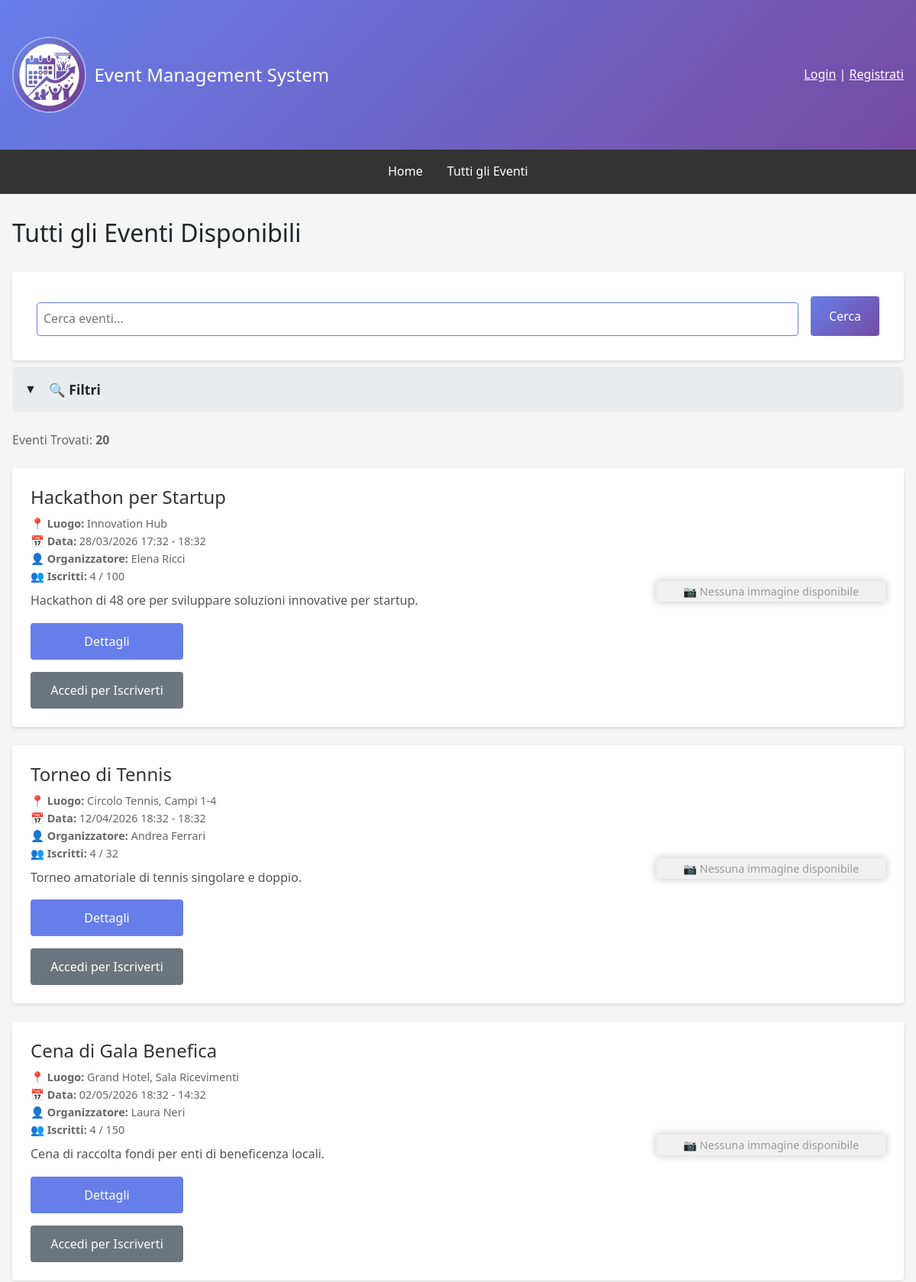
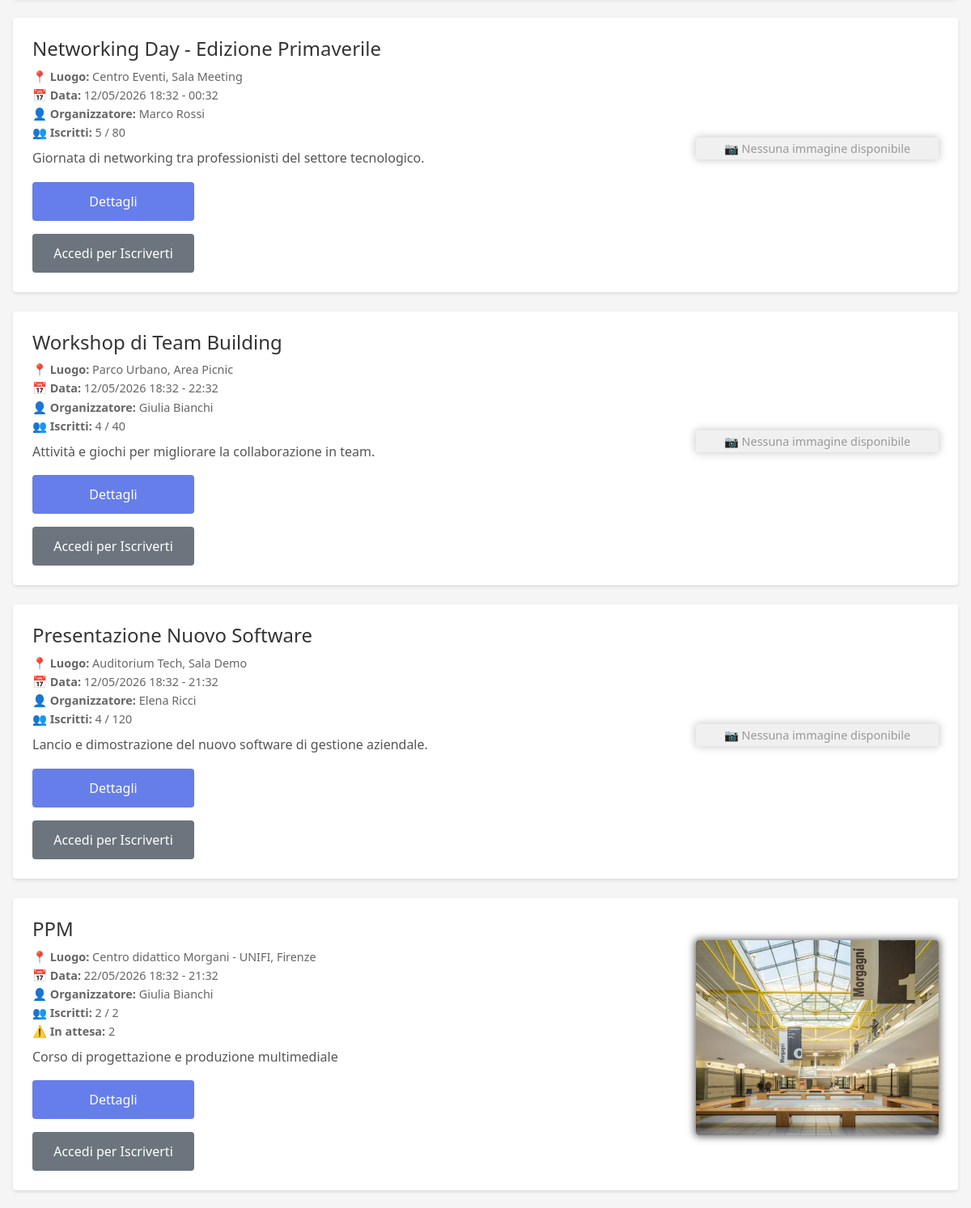
Screenshot of /events/ (upper part) with the database file from the repository (2 pictures, top to bottom).
### events/models.py (models this page shows, shortened)
class Event(models.Model):
    STATUS_CHOICES = [('draft', 'Bozza'), ('published', 'Pubblicato'), ('ongoing', 'In Corso'), ('completed', 'Completato'), ('cancelled', 'Annullato')]
    title = models.CharField(max_length=200, verbose_name='Titolo')
    description = models.TextField(verbose_name='Descrizione')
    organizer = models.ForeignKey(User, on_delete=models.CASCADE, related_name='organized_events', verbose_name='Organizzatore')
    location = models.CharField(max_length=255, verbose_name='Luogo')
    start_date = models.DateTimeField(verbose_name='Data e Ora Inizio')
    end_date = models.DateTimeField(verbose_name='Data e Ora Fine')
    max_attendees = models.IntegerField(null=True, blank=True, verbose_name='Numero Massimo Partecipanti')
    image = models.ImageField(upload_to='event_images/', blank=True, null=True, verbose_name='Immagine')
    status = models.CharField(max_length=15, choices=STATUS_CHOICES, default='draft', verbose_name='Stato')
    created_at = models.DateTimeField(auto_now_add=True)
    updated_at = models.DateTimeField(auto_now=True)
    deleted_at = models.DateTimeField(null=True, blank=True, verbose_name='Eliminato il')
    class Meta:
        ordering = ['-start_date']
        permissions = [('can_create_event', 'Può creare eventi'), ('can_edit_own_events', 'Può modificare i propri eventi'), ('can_delete_own_events', 'Può eliminare i propri eventi'), ('can_view_attendees', 'Può visualizzare la lista dei partecipanti')]
    @property
    def get_confirmed_attendees_count(self):
        return self.eventregistration_set.filter(status='confirmed').count()
    def get_pending_attendees_count(self):
        return self.eventregistration_set.filter(status='pending').count()

### events/views.py (the view, shortened to what this page needs)
# urls.py: path('', views.EventListView.as_view(), name='event_list'),
class EventListView(ListView):
    model = Event
    template_name = 'events/event_list.html'
    context_object_name = 'events'
    paginate_by = 10
    def get_queryset(self):
        queryset = Event.objects.filter(status='published', deleted_at__isnull=True).order_by('start_date')
        query = self.request.GET.get('q')
        if query:
            queryset = queryset.filter(Q(title__icontains=query) | Q(description__icontains=query) | Q(location__icontains=query))
            query = self.request.GET.get('q')
        organizer_name = self.request.GET.get('organizer_name')
        if organizer_name:
            queryset = queryset.filter(
                Q(organizer__username__icontains=organizer_name)|
                Q(organizer__first_name__icontains=organizer_name) |
                Q(organizer__last_name__icontains=organizer_name)
            )
        start_date_from = self.request.GET.get('start_date_from')
        if start_date_from:
            try:
                start_date_from = datetime.strptime(start_date_from, '%d/%m/%Y').date()
                queryset = queryset.filter(start_date__date__gte=start_date_from)
            except ValueError:
                pass
        start_date_to = self.request.GET.get('start_date_to')
        if start_date_to:
            try:
                start_date_to = datetime.strptime(start_date_to, '%d/%m/%Y').date()
                queryset = queryset.filter(start_date__date__lte=start_date_to)
            except ValueError:
                pass
        date_filter = self.request.GET.get('date_filter')
        if date_filter == 'today':
            today = timezone.now().date()
            queryset = queryset.filter(start_date__date=today)
        elif date_filter == 'upcoming':
            queryset = queryset.filter(start_date__gte=timezone.now())
        elif date_filter == 'past':
            queryset = queryset.filter(start_date__lt=timezone.now())
        organizer_filter = self.request.GET.get('organizer')
        if organizer_filter:
            queryset = queryset.filter(organizer__username=organizer_filter)
        return queryset
    def get_context_data(self, **kwargs):
        context = super().get_context_data(**kwargs)
        context['total_events'] = Event.objects.filter(status='published').count()
        context['current_query'] = self.request.GET.get('q', '')
        context['current_date_filter'] = self.request.GET.get('date_filter', '')
        context['current_organizer'] = self.request.GET.get('organizer', '')
        context['current_organizer_name'] = self.request.GET.get('organizer_name', '')
        context['current_start_date_from'] = self.request.GET.get('start_date_from', '')
        context['current_start_date_to'] = self.request.GET.get('start_date_to', '')
        organizers_dict = {}
        organizers_data = Event.objects.filter(
            status='published',
            deleted_at__isnull=True
        ).values_list('organizer__username', 'organizer__first_name', 'organizer__last_name')
        for username, first_name, last_name in organizers_data:
            if username not in organizers_dict:  # Rimuove i duplicati manualmente
                full_name = f"{first_name} {last_name}".strip()
                organizers_dict[username] = {
                    'username': username,
                    'full_name': full_name if full_name else username
                }
        context['organizers'] = sorted(organizers_dict.values(), key=lambda x: x['full_name'])
        return context

### templates/events/event_list.html (shortened to what this page needs)
{% extends 'base.html' %}
{% load custom_filters %}
{% block content %}
<h2>Tutti gli Eventi Disponibili</h2>
<div>
<form method="get" class="search-form" style="margin-bottom: 0.5rem;">
    <input type="text" name="q" placeholder="Cerca eventi..." value="{{ request.GET.q }}" aria-label="Cerca eventi">
    <button type="submit" class="btn" style="background: linear-gradient(135deg, #667eea 0%, #764ba2 100%);">Cerca</button>
</form>
<div style="margin-bottom: 1.5rem; background: #e9ecef; border-radius: 8px; overflow: hidden;">
    <div style="padding: 1rem; background: #e9ecef; cursor: pointer;" onclick="toggleFilters()">
        <div style="display: flex; gap: 1rem; align-items: center;">
            <span id="toggleIcon">▼</span>
            <strong style="font-size: 1.1rem;">🔍 Filtri</strong>
        </div>
    </div>
</div>
</div>
<p style="
color: #666; margin-bottom: 1.5rem;">
    Eventi Trovati:
    <strong>
        {% if events %}
            {% if paginator and paginator.count > events|length %}
                {{ paginator.count }}
            {% else %}
                {{ events|length }}
            {% endif %}
        {% else %}
            Nessun evento trovato
        {% endif %}
    </strong>
</p>
{% if events %}
    {% for event in events %}
        <div class="event-card">
            <div class="event-content">
                <h3 class="event-title">{{ event.title }}</h3>
                <div class="event-meta">
                    <strong>📍 Luogo:</strong> {{ event.location }}<br>
                    <strong>📅 Data:</strong> {{ event.start_date|date:"d/m/Y H:i" }} - {{ event.end_date|date:"H:i" }}<br>
                    <strong>👤 Organizzatore:</strong> {{ event.organizer.get_full_name|default:event.organizer.username }}<br>
                    <strong>👥 Iscritti:</strong> {{ event.get_confirmed_attendees_count }}{% if event.max_attendees %} / {{ event.max_attendees }}{% endif %}<br>
                    {% if event.get_pending_attendees_count > 0 %}<strong>⚠️ In attesa:</strong> {{ event.get_pending_attendees_count }}{% endif %}
                </div>
                <p class="event-description">{{ event.description|truncatewords:30 }}</p>
                <div style="display: flex; gap: 1rem; flex-wrap: wrap;" class="event-card-buttons">
                    <a href="{% url 'events:event_detail' event.pk %}" class="btn">Dettagli</a>
                    {% if request.user.is_authenticated %}
                        {% if not request.user.is_staff %}
                            {% with status=user_registrations_status|get_item:event.pk %}
                            {% if event.pk in registered_events and status != 'cancelled' %}
                                <a href="{% url 'events:event_unregister_confirm' event.pk %}?next={{ request.path }}" class="btn btn-success">✓ Iscritto</a>
                            {% else %}
                                <a href="{% url 'events:event_register' event.pk %}" class="btn btn-secondary" id="subscription-section">Iscriviti</a>
                            {% endif %}
                            {% endwith %}
                        {% endif %}
                    {% else %}
                        <a href="{% url 'users:login' %}" class="btn btn-secondary">Accedi per Iscriverti</a>
                    {% endif %}
                </div>
            </div>
            {% if event.image %}
                <div class="event-thumbnail">
                    <img src="{{ event.image.url }}" alt="{{ event.title }}" style="width: 100%; height: auto; margin-bottom: 1rem; border-radius: 4px; box-shadow: 0 0 10px 2px dimgray">
                </div>
            {% else %}
                <div class="no-image" style="text-align: center; margin-bottom: 1rem; padding: 2px; border-radius: 4px; box-shadow: 0 0 10px 2px lightgray">
                    <span>📷 Nessuna immagine disponibile</span>
                </div>
            {% endif %}
        </div>
    {% endfor %}
{% else %}
    <p style="text-align: center; padding: 2rem; color: #666;">Nessun evento disponibile.</p>
{% endif %}
{% endblock %}

### templates/base.html (shortened to what this page needs)
{% load static %}
<!DOCTYPE html>
<html lang="it">
<head>
    <link href="https://cdn.jsdelivr.net/npm/bootstrap@5.3.0/dist/css/bootstrap.min.css" rel="stylesheet">
</head>
<body>
    <header>
        <div class="container">
            <div class="header-content">
                <div class="header-logo">
                    <a href="{% url 'home' %}" style="text-decoration: none; color: inherit; display: flex; align-items: center; gap: 10px;">
                        <img src="{% static 'favicon.ico' %}" alt="Event Management System Logo">
                        <h1>Event Management System</h1>
                    </a>
                </div>
                <div class="user-info">
                    {% if user.is_authenticated %}
                        <span>Benvenuto, {{ user.first_name|default:user.username }}!</span>
                        <a href="{% url 'users:profile' %}" style="color: white; text-decoration: underline;">Profilo</a> |
                        <form method="post" action="{% url 'users:logout' %}" style="display: inline; margin: 0; padding: 0; background: none; border:none; outline: none; box-shadow: none;">
                            {% csrf_token %}
                            <button type="submit" style="background: none; border: none; color: white; text-decoration: underline; cursor: pointer; padding: 0; font: inherit; outline: none; box-shadow: none;">
                                Logout
                            </button>
                        </form>
                    {% else %}
                        <a href="{% url 'users:login' %}" style="color: white; text-decoration: underline;">Login</a> |
                        <a href="{% url 'users:register' %}" style="color: white; text-decoration: underline;">Registrati</a>
                    {% endif %}
                </div>
            </div>
        </div>
    </header>
    <nav>
        <div class="nav-links">
            <a href="{% url 'home' %}">Home</a>
            <a href="{% url 'events:event_list' %}">Tutti gli Eventi</a>
        </div>
    </nav>
    <div class="container">
        {% block content %}{% endblock %}
    </div>
</body>
</html>

### templates/base.html (style rules this page uses)
* { margin: 0; padding: 0; box-sizing: border-box; }
body { font-family: 'Segoe UI', Tahoma, Geneva, Verdana, sans-serif; background-color: #f5f5f5; line-height: 1.6; }
header { background: linear-gradient(135deg, #667eea 0%, #764ba2 100%); color: white; padding: 1rem 0; }
.header-logo { display: flex; align-items: center; gap: 0.75rem; }
.header-logo img { height: 100px; width: auto; border: 2px solid rgb(255 255 255 / 0.4); border-radius: 50%; }
.header-logo h1 { margin: 0; font-size: 1.5rem; }
nav { background-color: #333; padding: 0; position: relative; transition: all 0.3s ease; }
.nav-links { display: flex; justify-content: center; padding: 0.5rem; transition: all 0.3s ease; }
nav a { display: inline-block; color: white; text-decoration: none; padding: 0.5rem 1rem; font-size: 1rem; transition: all 0.3s ease; }
.container { max-width: 1200px; margin: 0 auto; padding: 2rem 1rem; }
.header-content { display: flex; justify-content: space-between; align-items: center; }
.btn { display: inline-block; padding: 0.75rem 1.5rem; background-color: #667eea; color: white; text-decoration: none; border-radius: 4px; border: none; cursor: pointer; font-size: 1rem; }
.btn-secondary { background-color: #6c757d; }
.event-card { background: white; padding: 1.5rem; margin-bottom: 1rem; border-radius: 4px; box-shadow: 0 2px 4px rgba(0,0,0,0.1); }
.event-title { font-size: 1.5rem; margin-bottom: 0.5rem; color: #333; }
.event-meta { color: #666; font-size: 0.9rem; margin-bottom: 0.5rem; }
.event-description { color: #555; margin-bottom: 1rem; }
form { background: white; padding: 2rem; border-radius: 4px; box-shadow: 0 2px 4px rgba(0,0,0,0.1); }
input, textarea, select { width: 100%; padding: 0.5rem; margin-top: 0.5rem; border: 1px solid #ddd; border-radius: 4px; font-family: inherit; font-size: 1rem; }
.user-info { color: white; }

### templates/events/event_list.html (style rules this page uses)
.search-form { display: flex; gap: 1rem; margin: 2rem 0; flex-wrap: wrap; }
.search-form input { flex: 1; min-width: 200px; border: 1px solid #667eea; }
.search-form button { white-space: nowrap; }
.event-card { display: flex; gap: 1.5rem; align-items: center; margin-bottom: 1.5rem; }
.event-content { flex: 2; }
.event-thumbnail { flex: 1; min-width: 150px; max-width: 300px; align-self: center; }
.event-thumbnail img { height: 100%; width: auto; border-radius: 8px; box-shadow: 0 0 10px 2px dimgray; object-fit: cover; display: block; }
.no-image { flex: 1; min-width: 150px; max-width: 300px; background-color: #f0f0f0; border-radius: 8px; display: flex; align-items: center; justify-content: center; padding: 2rem 0.5rem; text-align: center; color: #999; font-size: 0.9rem; align-self: center; }
.event-card-buttons { display: flex; flex-direction: column; gap: 0.75rem; justify-content: center; min-width: 140px; width: auto; }
.event-card-buttons .btn, .event-card-buttons span { text-align: center; width: 200px; min-width: 120px; display: inline-flex; align-items: center; justify-content: center; box-sizing: border-box; white-space: nowrap; }

### rows the page displays
Event: title "Hackathon per Startup", location "Innovation Hub", start_date "28/03/2026 17:32", end_date "18:32", organizer.get_full_name "Elena Ricci", get_confirmed_attendees_count "4", max_attendees "100", description "Hackathon di 48 ore per sviluppare soluzioni innovative per startup.", image "📷 Nessuna immagine disponibile"
Event: title "Torneo di Tennis", location "Circolo Tennis, Campi 1-4", start_date "12/04/2026 18:32", end_date "18:32", organizer.get_full_name "Andrea Ferrari", get_confirmed_attendees_count "4", max_attendees "32", description "Torneo amatoriale di tennis singolare e doppio.", image "📷 Nessuna immagine disponibile"
Event: title "Cena di Gala Benefica", location "Grand Hotel, Sala Ricevimenti", start_date "02/05/2026 18:32", end_date "14:32", organizer.get_full_name "Laura Neri", get_confirmed_attendees_count "4", max_attendees "150", description "Cena di raccolta fondi per enti di beneficenza locali.", image "📷 Nessuna immagine disponibile"
Event: title "Networking Day - Edizione Primaverile", location "Centro Eventi, Sala Meeting", start_date "12/05/2026 18:32", end_date "00:32", organizer.get_full_name "Marco Rossi", get_confirmed_attendees_count "5", max_attendees "80", description "Giornata di networking tra professionisti del settore tecnologico.", image "📷 Nessuna immagine disponibile"
Event: title "Workshop di Team Building", location "Parco Urbano, Area Picnic", start_date "12/05/2026 18:32", end_date "22:32", organizer.get_full_name "Giulia Bianchi", get_confirmed_attendees_count "4", max_attendees "40", description "Attività e giochi per migliorare la collaborazione in team.", image "📷 Nessuna immagine disponibile"
Event: title "Presentazione Nuovo Software", location "Auditorium Tech, Sala Demo", start_date "12/05/2026 18:32", end_date "21:32", organizer.get_full_name "Elena Ricci", get_confirmed_attendees_count "4", max_attendees "120", description "Lancio e dimostrazione del nuovo software di gestione aziendale.", image "📷 Nessuna immagine disponibile"
Event: title "PPM", location "Centro didattico Morgani - UNIFI, Firenze", start_date "22/05/2026 18:32", end_date "21:32", organizer.get_full_name "Giulia Bianchi", get_confirmed_attendees_count "2", max_attendees "2", get_pending_attendees_count "2", description "Corso di progettazione e produzione multimediale", image (picture)

### other values shown
{{ paginator.count }} "20"
